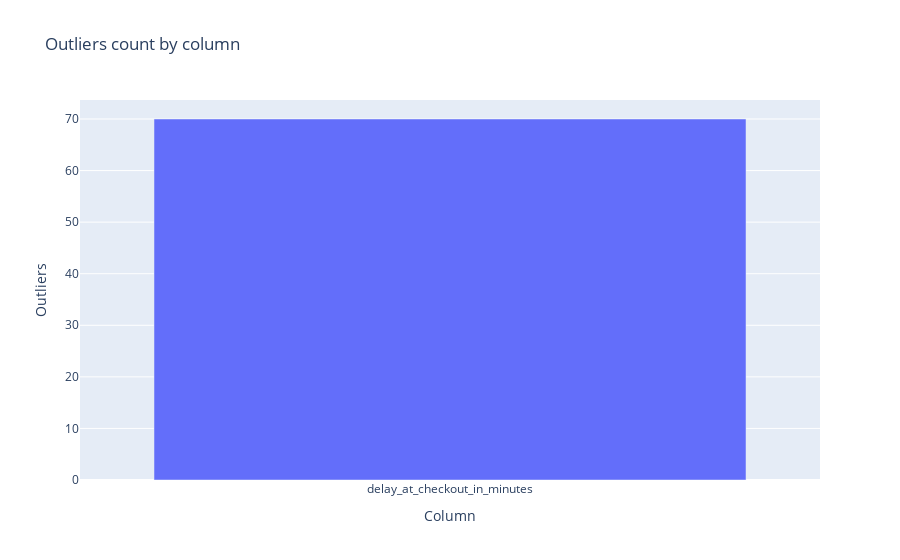

The code cell stored with this chart in its notebook:
### Markdown cell above
Il y a des délais énormes

### Code cell
# Show outliers
# Drop lines containing invalid values or outliers  [Xˉ−3σ,Xˉ+3σ][Xˉ−3σ,Xˉ+3σ]
def ouliers_viewver(dataset, columns=[]):
    """
    Display outliers from Pandas dataset.

    Parameters:
    dataset (pd.DataFrame): Pandas dataset
    columns (list): list of the columns in dataset to check outliers. All by default. 
    
    Returns:
    Void
    """
    outliers_count = {}
    if len(columns) < 1:
        columns = dataset.columns
        
    for col in columns:
        mean = dataset[col].mean()
        std = dataset[col].std()
        
        # 3 sigmas rules
        lower_bound = mean - 3 * std
        upper_bound = mean + 3 * std

        #print(f"For col {col}, lower is {lower_bound} and upper is {upper_bound}")
        
        # Create mask
        outliers = (dataset[col] < lower_bound) | (dataset[col] > upper_bound)
        outliers_count[col] = outliers.sum()

    outliers_df = pd.DataFrame(list(outliers_count.items()), columns=['Column', 'Outliers'])
    display(outliers_df)
    fig = px.bar(outliers_df, x='Column', y='Outliers', title='Outliers count by column')
    fig.show()


ouliers_viewver(dataset, columns=["delay_at_checkout_in_minutes"])

### Figure 1 — Plotly figure (JSON) as saved in the notebook; plotly's stock layout.template omitted (floating-point values rounded to 4 significant figures)
{"data": [{"alignmentgroup": "True", "hovertemplate": "Column=%{x}<br>Outliers=%{y}<extra></extra>", "legendgroup": "", "marker": {"color": "#636efa", "pattern": {"shape": ""}}, "name": "", "offsetgroup": "", "orientation": "v", "showlegend": false, "textposition": "auto", "type": "bar", "x": ["delay_at_checkout_in_minutes"], "xaxis": "x", "y": [70], "yaxis": "y"}], "layout": {"barmode": "relative", "legend": {"tracegroupgap": 0}, "title": {"text": "Outliers count by column"}, "xaxis": {"anchor": "y", "domain": [0, 1], "title": {"text": "Column"}}, "yaxis": {"anchor": "x", "domain": [0, 1], "title": {"text": "Outliers"}}}}
